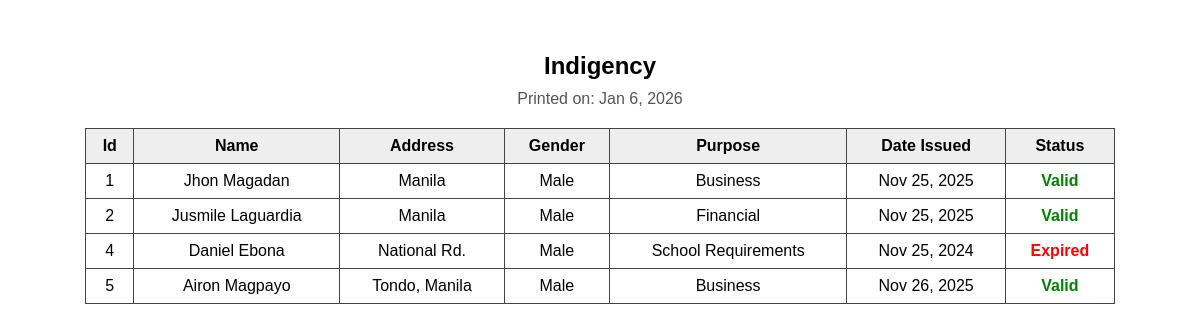
Page /print?rtype=indigency on the earlier database version.
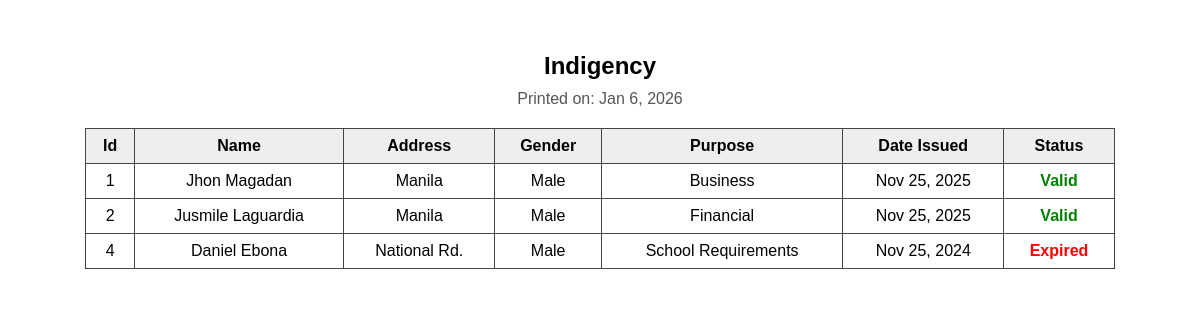
Same page on the later database version.
### models.py (models this page shows)
class Indigency(db.Model):
    id = db.Column(db.Integer, primary_key=True)
    name = db.Column(db.String(200), nullable=False)
    address = db.Column(db.String(300))
    gender = db.Column(db.String(20))
    purpose = db.Column(db.String(300))
    status = db.Column(db.String(50))
    date_issued = db.Column(db.Date)

### app.py (the view, shortened to what this page needs)
    @app.route("/print")
    def print_view():
        rtype = request.args.get("rtype")
        month = request.args.get("month")
        year = request.args.get("year")
        mapping = {"barangay_id":(BarangayID,"Barangay ID"),"clearance":(Clearance,"Clearance"),"indigency":(Indigency,"Indigency"),"goodmoral":(GoodMoral,"Good Moral"),"firstjob":(FirstJobSeeker,"First Job Seeker")}
        if rtype not in mapping:
            flash("Invalid print type","danger")
            return redirect(url_for("index"))
        Model,title = mapping[rtype]
        qry = Model.query
        if month and year and "date_issued" in Model.__table__.columns.keys():
            qry = qry.filter(db.func.strftime("%m",Model.date_issued)==f"{int(month):02d}",db.func.strftime("%Y",Model.date_issued)==year)
        records_orm = qry.order_by(Model.id.asc()).all()
        today=datetime.utcnow().date()
        for r in records_orm:
            if hasattr(r,"date_issued") and r.date_issued:
                months=12 if "business" in (getattr(r,"purpose","") or "").lower() else 6
                expiry=r.date_issued + timedelta(days=30*months)
                if hasattr(r,"status"): r.status="Expired" if today>expiry else "Valid"
        records=[row_to_dict(r,Model) for r in records_orm]
        return render_template("printable.html",records=records,title=title,month=month,year=year)

### app.py (called while the page is built)
def column_is_date(col):
    return "DATE" in str(col.type).upper() or col.type.__class__.__name__.lower().startswith("date")

def model_columns(Model):
    return [c for c in Model.__table__.columns]

def row_to_dict(row, Model):
    out = {}
    for c in model_columns(Model):
        val = getattr(row, c.name)
        if isinstance(val, datetime):
            out[c.name] = val.date().isoformat()
        elif hasattr(val, "isoformat") and column_is_date(c) and val is not None:
            try:
                out[c.name] = val.isoformat()
            except:
                out[c.name] = str(val)
        else:
            out[c.name] = val
    return out

### templates/printable.html (shortened to what this page needs)
<!doctype html>
<html>
<head>
</head>
<body>
<h3>
    {{ title }}
</h3>
<p class="print-date">Printed on: <span id="printDate"></span></p>
{% set months = ['Jan','Feb','Mar','Apr','May','Jun','Jul','Aug','Sep','Oct','Nov','Dec'] %}
{% if records and records|length > 0 %}
    <table>
        <thead>
            <tr>
                {% for key in records[0].keys() if key != 'status' %}
                    <th>{{ key.replace('_', ' ').title() }}</th>
                {% endfor %}
                <th>Status</th>
            </tr>
        </thead>
        <tbody>
        {% for r in records %}
            <tr>
                {% for key, value in r.items() if key != 'status' %}
                    <td>
                        {% if value is string and value|length == 10 and value[4] == '-' and value[7] == '-' %}
                            {% set y = value[0:4] %}
                            {% set m = value[5:7]|int %}
                            {% set d = value[8:10]|int %}
                            {{ months[m-1] }} {{ d }}, {{ y }}
                        {% else %}
                            {{ value }}
                        {% endif %}
                    </td>
                {% endfor %}
                <td>
                    {% if r.status == "Expired" %}
                        <span style="color:red;font-weight:bold;">Expired</span>
                    {% else %}
                        <span style="color:green;font-weight:bold;">Valid</span>
                    {% endif %}
                </td>
            </tr>
        {% endfor %}
        </tbody>
    </table>
{% else %}
    <p>No records found.</p>
{% endif %}
</body>
</html>

Differences in the rows shown:
removed Indigency: value "5", name "Airon Magpayo", address "Tondo, Manila", gender "Male", purpose "Business", months "Nov", d "26", y "2025", shows "Valid"
